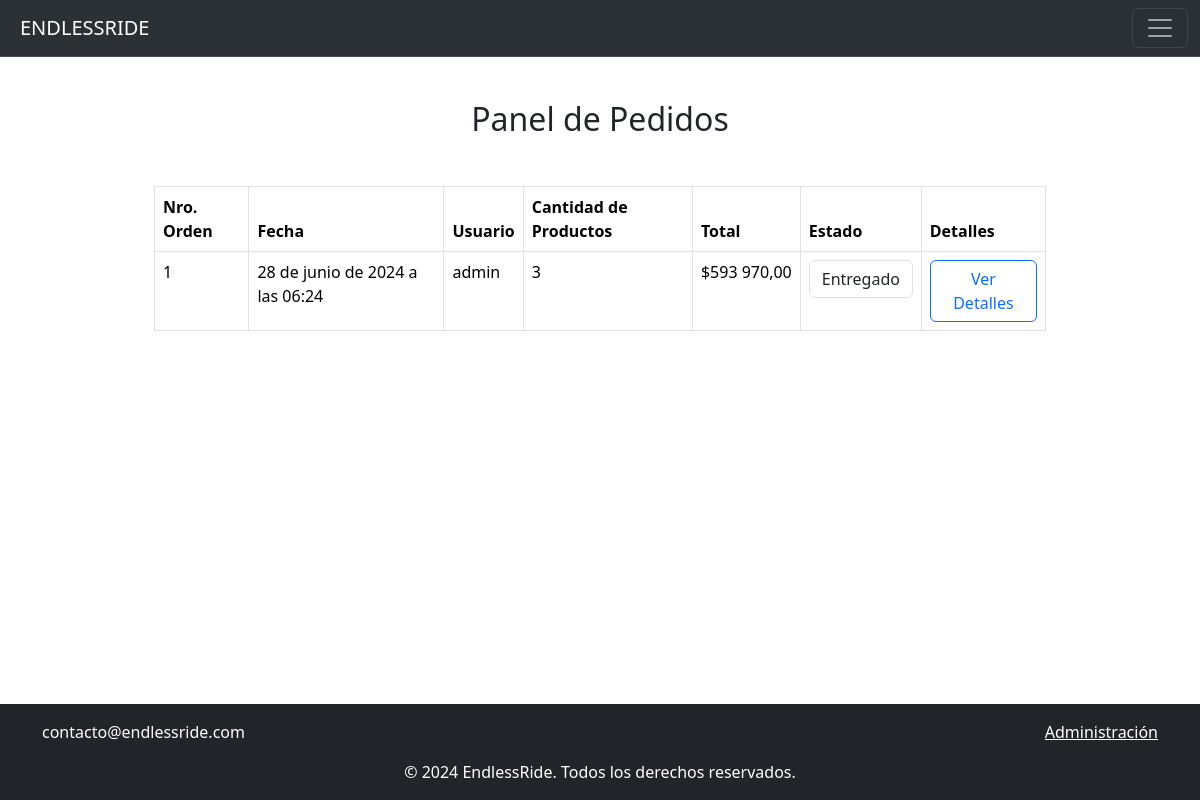
The app's page /shop/pedidos/ (signed in), older data.
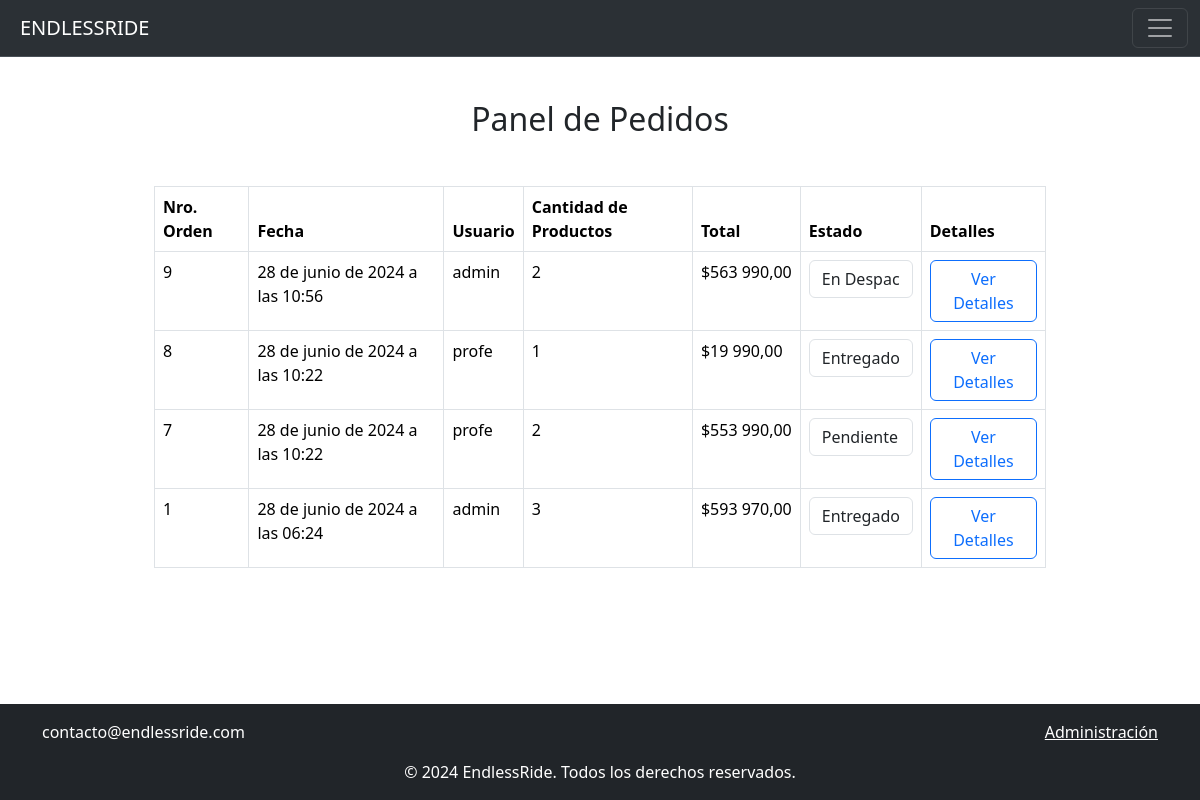
The same page, newer data.
### shop/models.py (models this page shows, shortened)
class Pedido(models.Model):
    ESTADO_CHOICES = [
        ('PENDIENTE', 'Pendiente'),
        ('DESPACHO', 'En Despacho'),
        ('TRANSITO', 'En Tránsito'),
        ('ENTREGADO', 'Entregado'),
    ]
    REGIONES_CHOICES = [
        ('ARICA Y PARINACOTA', 'arica y parinacota'),
        ('TARAPACA', 'tarapaca'),
        ('ANTOFAGASTA', 'antofagasta'),
        ('ATACAMA', 'atacama'),
        ('COQUIMBO', 'coquimbo'),
        ('VALPARAISO', 'valparaiso'),
        ('METROPOLITANA', 'metropolitana'),
        ('BERNARDO O\'HIGGINS', 'bernardo o\'higgins'),
        ('MAULE', 'maule'),
        ('BIO-BIO', 'bio-bio'),
        ('ARAUCANIA', 'araucania'),
        ('LOS RIOS', 'los rios'),
        ('LOS LAGOS', 'los lagos'),
        ('AYSÉN', 'aysen'),
        ('MAGALLANES', 'magallanes'),
    ]
    usuario = models.ForeignKey(User, on_delete=models.CASCADE)
    total = models.DecimalField(max_digits=10, decimal_places=2)
    creado_en = models.DateTimeField(auto_now_add=True)
    estado = models.CharField(max_length=20, choices=ESTADO_CHOICES, default='PENDIENTE')
    region = models.CharField(max_length=100)
    comuna = models.CharField(max_length=100, choices=REGIONES_CHOICES, default='BIO-BIO')
    direccion = models.CharField(max_length=255)
    telefono = models.CharField(max_length=20)

### shop/views.py (the view, shortened to what this page needs)
# urls.py: path('shop/pedidos/', panel_pedidos, name='panel_pedidos'),
@staff_member_required
def panel_pedidos(request):
    pedidos = Pedido.objects.all().order_by('-creado_en')
    context = {
        'pedidos': pedidos
    }
    return render(request, 'panel_pedidos.html', context)

### shop/context_processor.py (called while the page is built)
def total_carrito(request):
    total = 0.0
    if request.user.is_authenticated:
        if 'carrito' in request.session.keys():
            for key, value in request.session["carrito"].items():
                total += float(value["acumulado"])
    return {"total_carrito": total}

### shop/templates/panel_pedidos.html (shortened to what this page needs)
{% extends 'base.html' %}
{% block content %}
<div style="padding: 100px;">
    <div class="container">
        <h2 class="text-center mb-5 ">Panel de Pedidos</h2>
        <table class="table table-bordered">
            <thead>
                <tr>
                    <th scope="col">Nro. Orden</th>
                    <th scope="col">Fecha</th>
                    <th scope="col">Usuario</th>
                    <th scope="col">Cantidad de Productos</th>
                    <th scope="col">Total</th>
                    <th scope="col">Estado</th>
                    <th scope="col">Detalles</th>
                </tr>
            </thead>
            <tbody>
                {% for pedido in pedidos %}
                    <tr>
                        <td>{{ pedido.id }}</td>
                        <td>{{ pedido.creado_en }}</td>
                        <td>{{ pedido.usuario.username }}</td>
                        <td>{{ pedido.items.count }}</td>
                        <td>${{ pedido.total }}</td>
                        <td>
                            <form method="post">
                                <select name="nuevo_estado" class="form-control" onchange="this.form.submit()">
                                    <option value="PENDIENTE" {% if pedido.estado == 'PENDIENTE' %} selected {% endif %}>Pendiente</option>
                                    <option value="DESPACHO" {% if pedido.estado == 'DESPACHO' %} selected {% endif %}>En Despacho</option>
                                    <option value="ENTREGADO" {% if pedido.estado == 'ENTREGADO' %} selected {% endif %}>Entregado</option>
                                </select>
                            </form>
                        </td>
                        <td><a href="{% url 'detalle_pedido' pedido.id %}" class="btn btn-outline-primary">Ver Detalles</a></td>
                    </tr>
                {% endfor %}
            </tbody>
        </table>
    </div>
</div>
{% endblock %}

Row changes from the older to the newer data that the page shows:
added Pedido: id "9", creado_en "28 de junio de 2024 a las 10:56", usuario.username "admin", items.count "2", total "563 990,00", nuevo_estado "En Despacho"
added Pedido: id "8", creado_en "28 de junio de 2024 a las 10:22", usuario.username "profe", items.count "1", total "19 990,00", nuevo_estado "Entregado"
added Pedido: id "7", creado_en "28 de junio de 2024 a las 10:22", usuario.username "profe", items.count "2", total "553 990,00", nuevo_estado "Pendiente"
